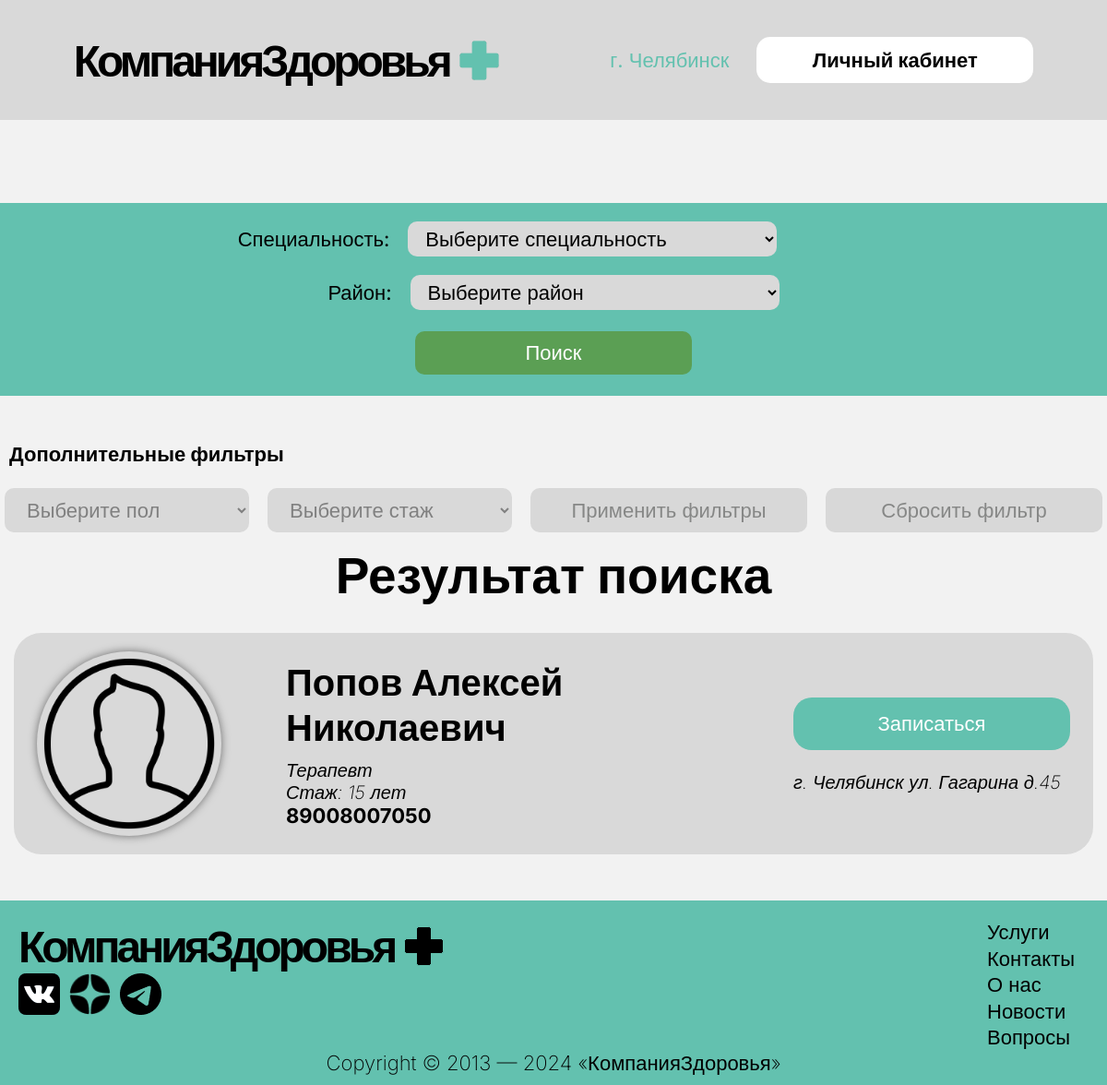
The app's page /appointments/, older data.
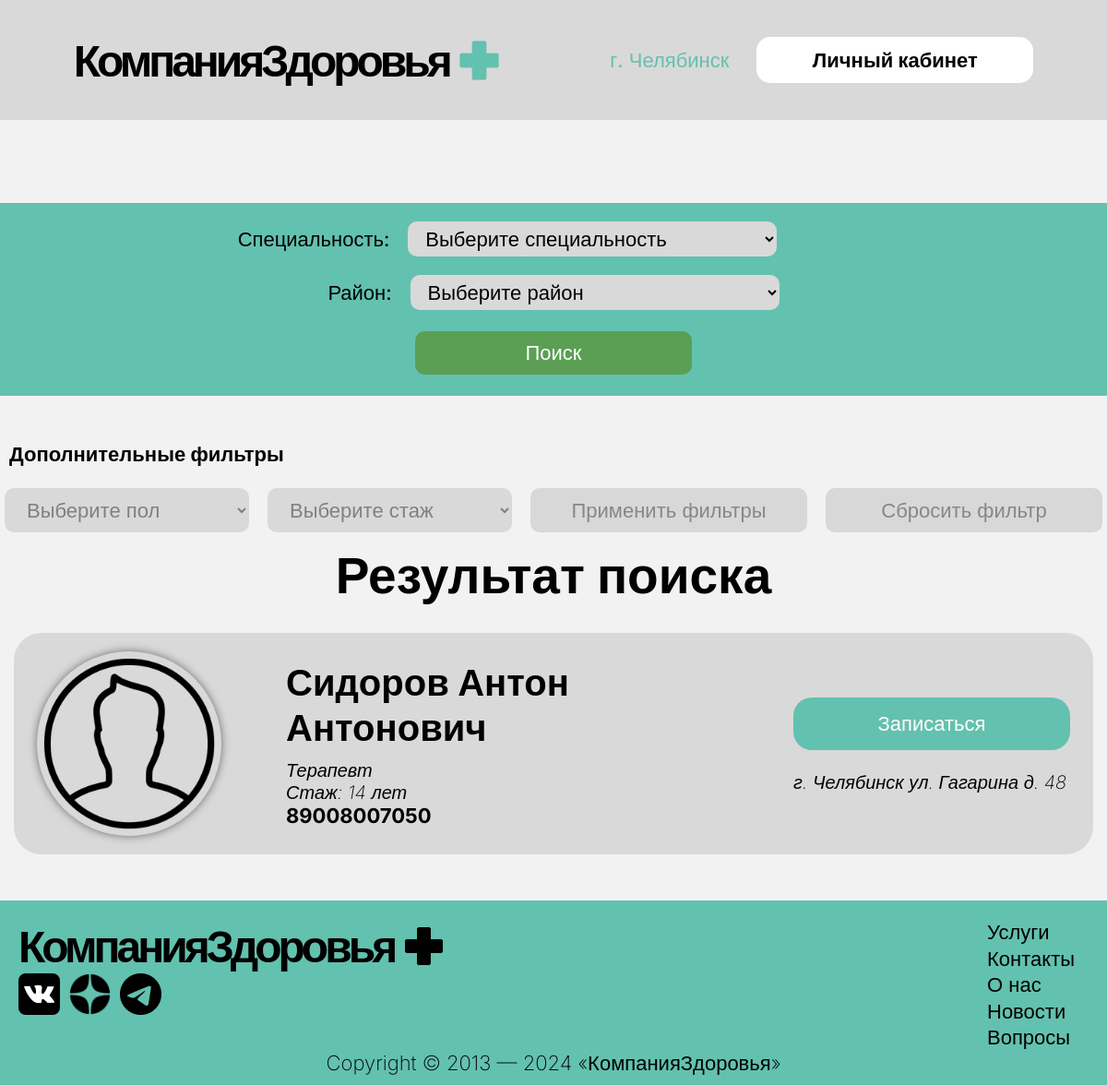
The same page, newer data.
### main/models.py (models this page shows, shortened)
class Doctor(models.Model):
    GENDER_CHOICES = [
        ('M', 'Мужчина'),
        ('F', 'Женщина'),
    ]
    fio = models.CharField('ФИО', max_length=100)
    phone = models.CharField('Номер телефона', max_length=11)
    email = models.CharField('Почта', max_length=100)
    profession = models.CharField('Специальность', max_length=65)
    experience = models.IntegerField('Стаж')
    room = models.CharField('Кабинет', max_length=50)
    area = models.CharField('Район работы', max_length=100)
    adress = models.CharField('Адрес кабинета', max_length=120)
    image = models.ImageField('Изображение профиля', null=True, blank=True, upload_to='images/')
    password = models.CharField('Пароль', max_length=120)
    gender = models.CharField('Пол', max_length=1, choices=GENDER_CHOICES, default='M')
    class Meta:
        verbose_name = "Доктор"
        verbose_name_plural = "Доктора"

### main/views.py (the view, shortened to what this page needs)
# urls.py: path('appointments/', views.appointments_view, name='appointments'),
def appointments_view(request):
    professions = ["Терапевт", "Хирург", "Педиатр", "Офтальмолог", "Кардиолог", "Невролог", "Эндокринолог", "Дерматолог", "Уролог", "Гинеколог", "Отоларинголог (ЛОР)", "Стоматолог", "Психиатр", "Пульмонолог", "Гастроэнтеролог", "Ревматолог", "Онколог", "Травматолог-ортопед", "Фтизиатр", "Инфекционист", "Нефролог", "Гематолог", "Аллерголог-иммунолог", "Венеролог", "Сосудистый хирург", "Ангиолог", "Анестезиолог-реаниматолог", "Маммолог", "Проктолог", "Гепатолог", "Косметолог", "Физиотерапевт", "Логопед", "Дефектолог", "Генетик"]
    districts = ["Центральный", "Калининский", "Курчатовский", "Ленинский", "Металлургический", "Советский", "Тракторозаводский"]
    genders = ['Мужчина', 'Женищина']
    experience_choices = [5, 10, 15, 20, 30]
    patient_id = request.session.get('patient_id')
    doctor_id = request.session.get('doctor_id')
    patient = None
    doctor = None
    if patient_id:
        try:
            patient = Patient.objects.get(id=patient_id)
        except Patient.DoesNotExist:
            patient = None
    if doctor_id:
        try:
            doctor = Doctor.objects.get(id=doctor_id)
        except Doctor.DoesNotExist:
            doctor = None
    search_results = None
    profession = ''
    area = ''  # Изменить название переменной на 'area', а не 'district'
    if profession == '' and area == '':  # Правильная проверка по 'area'
        search_results = Doctor.objects.all()
    return render(request, 'main/appointments.html', {
        'search_results': search_results,
        'profession': profession,
        'district': area,  # Используем 'area' как 'district' в шаблоне
        'patient': patient,
        'doctor': doctor,
        'professions': professions,
        'districts': districts,
        'experience_choices': experience_choices,
        'genders': genders
    })

### main/templates/main/appointments.html (shortened to what this page needs)
<!DOCTYPE html>
<html lang="ru">
<head>
    {% load static %}
    <link rel="stylesheet" href="{% static '/css/main.css' %}">
    <link rel="stylesheet" href="{% static '/css/profile.css' %}">
</head>
<body>
    {% include 'main/header.html' %}
    <main>
        <div class="sub-header">
            <form action="{% url 'appointments' %}" method="post">
                <div class="item-form ml">
                    <label for="profession">Специальность:</label>
                    <select name="profession" id="profession">
                        <option value="">Выберите специальность</option>
                    </select>
                </div>
                <div class="item-form">
                    <label for="district">Район:</label>
                    <select name="district" id="district">
                        <option value="">Выберите район</option>
                    </select>
                </div>
                <button id="record-button" type="submit">Поиск</button>
            </form>
        </div>
        <div class="container filters">
            <h3>Дополнительные фильтры</h3>
            <form action="{% url 'appointments' %}" method="post">
                <select id="gender">
                    <option value="">Выберите пол</option>
                </select>
                <select id="experience">
                    <option value="">Выберите стаж</option>
                </select>
                <button type="submit">Применить фильтры</button>
                <a href="{% url request.resolver_match.url_name %}">
                    <button type="button">Сбросить фильтр</button>
                </a>
            </form>
        </div>
        <div class="result-search">
            <h1>Результат поиска</h1>
            {% if search_results %}
                {% for doctor in search_results %}
                    <div class="one-post-search">
                        <img src="{% if doctor.image %}{{ doctor.image.url }}{% else %}{% static '/img/defalt.png' %}{% endif %}" alt="img-search">
                        <div class="information-search">
                            <h1>{{ doctor.fio }}</h1>
                            <p>{{ doctor.profession }}</p>
                            <p>Стаж: {{ doctor.experience }} лет</p>
                            <h3>{{ doctor.phone }}</h3>
                        </div>
                        <div class="other">
                            <form action="{% url 'make_appointment' doctor.id %}" method="post">
                                <button type="submit" class="search-button">Записаться</button>
                            </form>
                            <p>{{ doctor.adress }}</p>
                        </div>
                    </div>
                {% endfor %}
            {% else %}
                <p>По вашему запросу ничего не найдено.</p>
            {% endif %}
        </div>
    </main>
    {% include 'main/footer.html' %}
</body>
</html>

Row changes from the older to the newer data that the page shows:
changed Doctor "Терапевт": fio "Попов Алексей Николаевич" → "Сидоров Антон Антонович"; experience "15" → "14"; adress "г. Челябинск ул. Гагарина д.45" → "г. Челябинск ул. Гагарина д. 48"
